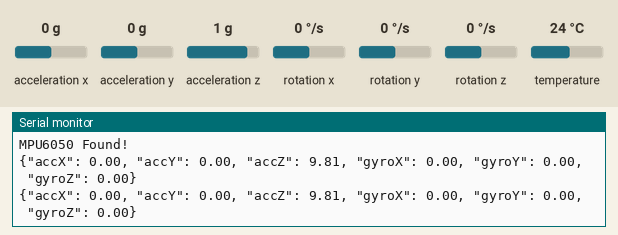
The sketch below on a simulated Arduino Uno, built with avr-gcc and run on an emulated ATmega328P. Shown: the last lines printed to the serial monitor. The test bench sets the inputs (shaded band); at power-on: acceleration x 0 g, acceleration y 0 g, acceleration z 1 g, rotation x 0 °/s, rotation y 0 °/s, rotation z 0 °/s, temperature 24 °C.

Above: at 1.8 s.
1.9 s: acceleration x set to -1.4 g
At 2.9 s:
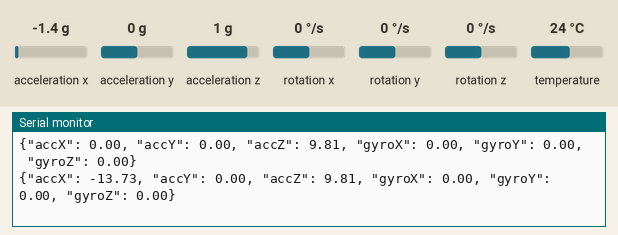
3.4 s: acceleration y set to -1.4 g
At 4.5 s:
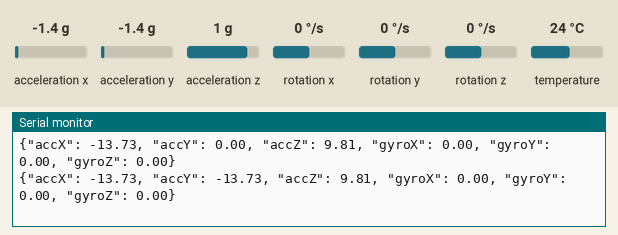
4.9 s: acceleration z set to -1.4 g
At 6.0 s:
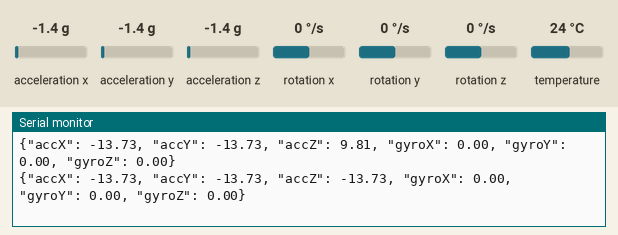
6.4 s: rotation x set to -192 °/s
At 7.7 s:
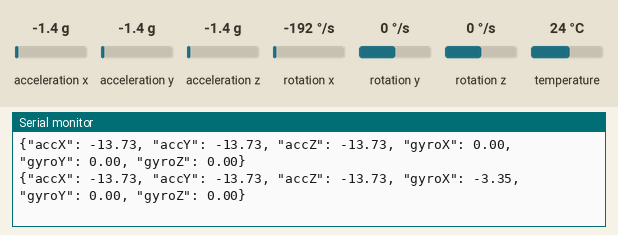
7.9 s: rotation y set to -192 °/s
At 8.8 s:
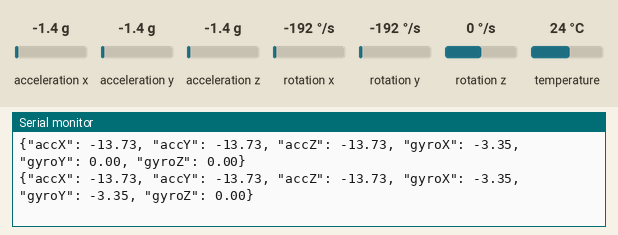

The sketch:

sketch_nov10a.ino
```cpp
#include <Wire.h>
#include <Adafruit_MPU6050.h>
#include <Adafruit_Sensor.h>

Adafruit_MPU6050 mpu;

void setup() {
  Serial.begin(9600);

  // Initialize the MPU6050
  if (!mpu.begin()) {
    Serial.println("Could not find a valid MPU6050 sensor, check wiring!");
    while (1);
  }

  Serial.println("MPU6050 Found!");
}

void loop() {
  // Get sensor data
  sensors_event_t a, g, temp;
  mpu.getEvent(&a, &g, &temp);

  // Send data in JSON format
  Serial.print("{\"accX\": ");
  Serial.print(a.acceleration.x);
  Serial.print(", \"accY\": ");
  Serial.print(a.acceleration.y);
  Serial.print(", \"accZ\": ");
  Serial.print(a.acceleration.z);
  Serial.print(", \"gyroX\": ");
  Serial.print(g.gyro.x);
  Serial.print(", \"gyroY\": ");
  Serial.print(g.gyro.y);
  Serial.print(", \"gyroZ\": ");
  Serial.print(g.gyro.z);
  Serial.println("}");

  delay(1000);  // Wait 1 second before sending new data
}
```

Measured:
- after the input at 1.9 s, the serial monitor: prints a new line after 0.17 s (image 1)
- after the input at 3.4 s, the serial monitor: prints a new line after 0.73 s (image 2)
- after the input at 4.9 s, the serial monitor: prints a new line after 0.26 s (image 3)
- after the input at 6.4 s, the serial monitor: prints a new line after 0.83 s (image 4)
- after the input at 7.9 s, the serial monitor: prints a new line after 0.36 s (image 5)
